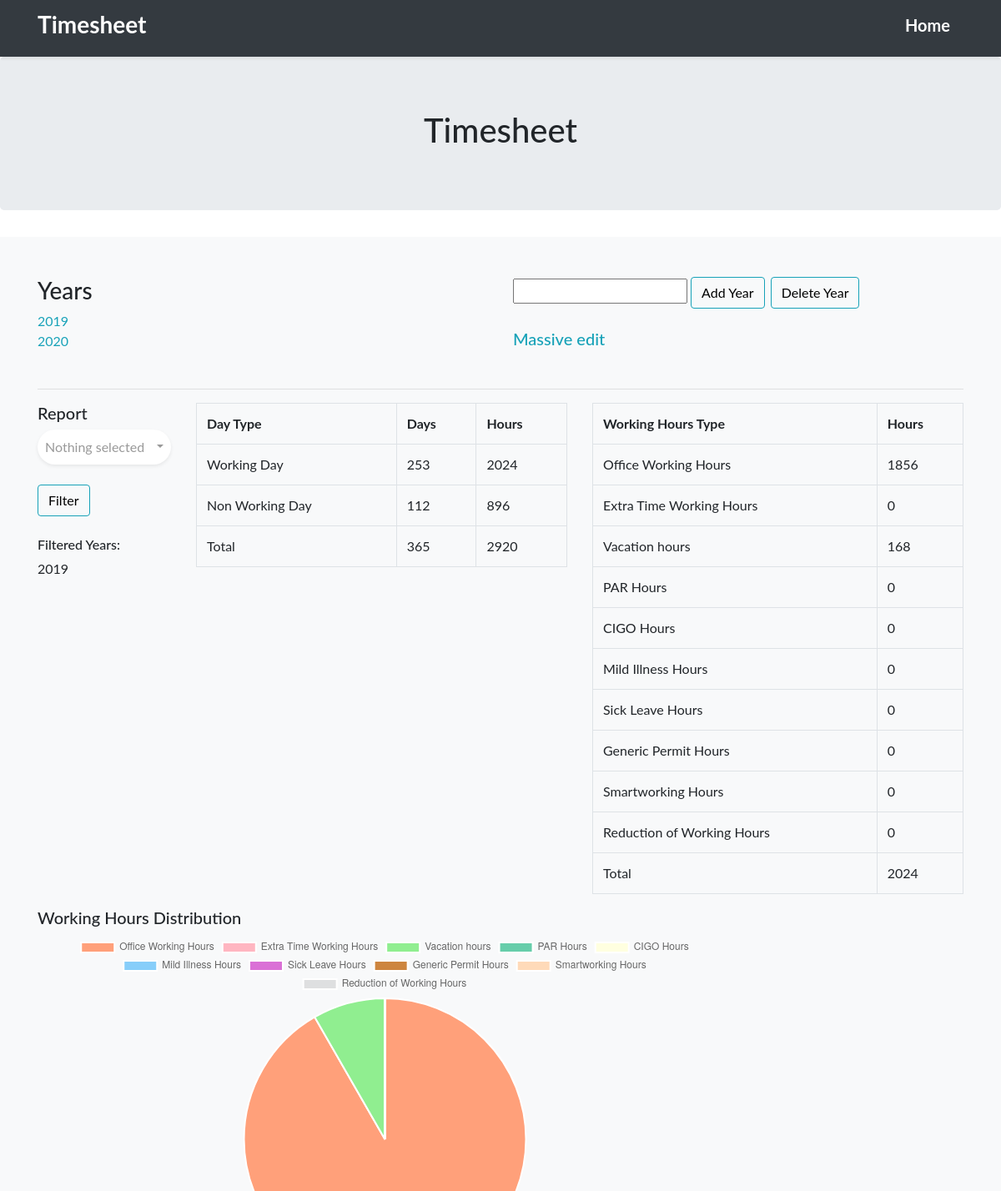
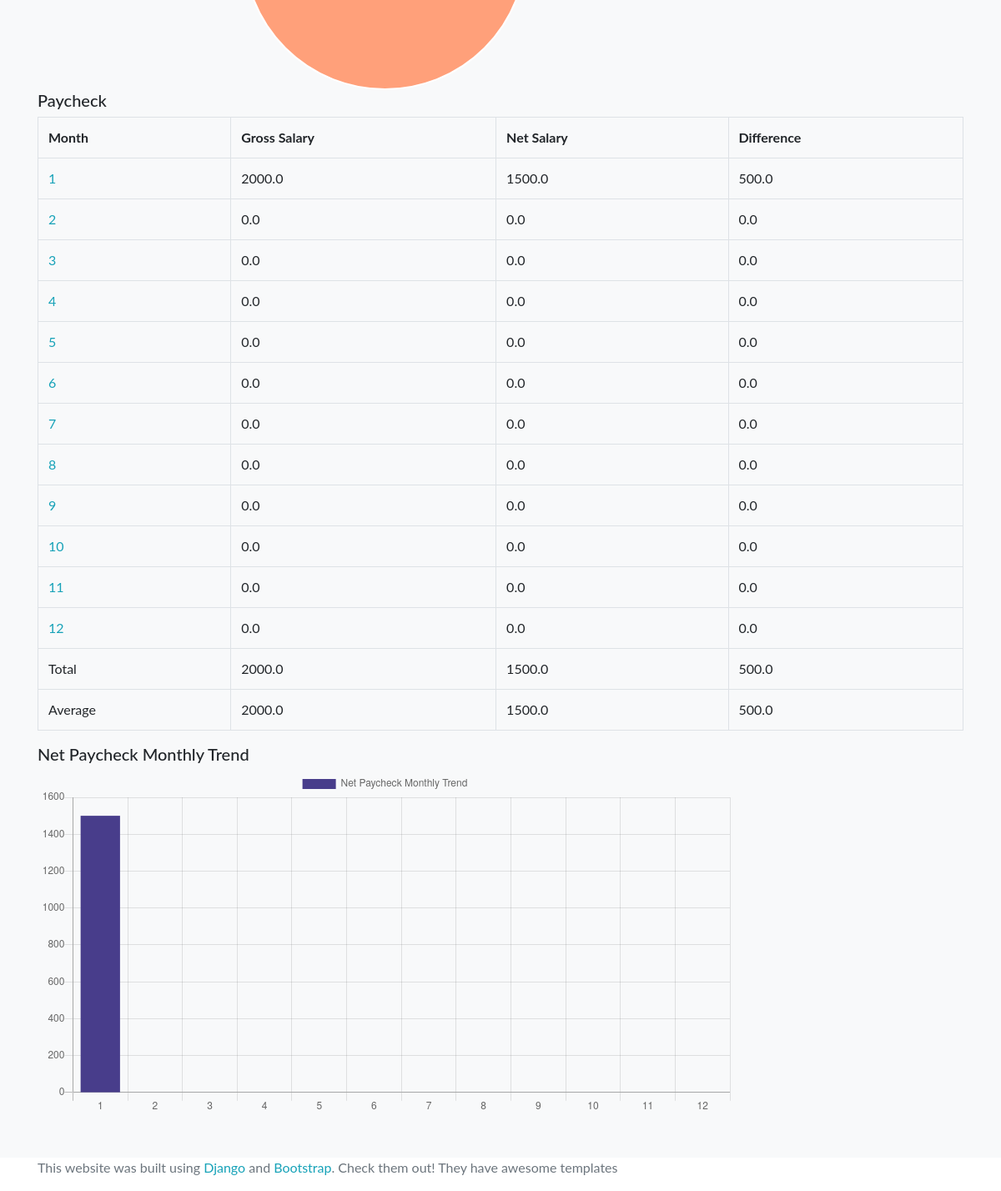
The page / on the database its author committed (2 pictures, top to bottom).
### timesheet/models.py (models this page shows, shortened)
class Paycheck(models.Model):
    date = models.DateField() # models.ForeignKey(TimesheetDay, on_delete = models.CASCADE)
    gross_salary = models.FloatField(default = 0.0, validators = [MinValueValidator(0.0), MaxValueValidator(9999.99)])
    net_salary = models.FloatField(default = 0.0, validators = [MinValueValidator(0.0), MaxValueValidator(9999.99)])
    payslip = models.FileField(upload_to = 'timesheet/paycheck/payslips/', null = True, blank = True)
    @property
    def difference_gross_net_salary(self):
        return round(self.gross_salary - self.net_salary, 2)

### timesheet/views.py (the view, shortened to what this page needs)
# urls.py: path('',  timesheet.views.timesheet, name = 'home'),
def timesheet(request):
    years = get_years_from_timesheetdays()
    if len(years) > 0:
        if datetime.now().year in years:
            filter_year = [(datetime.now().year)]
        else:
            filter_year = [(years[0])]
    else:
        filter_year = []
    years = get_years_from_timesheetdays()
    day_data = get_day_data(filter_year)
    hour_data = get_hour_data(filter_year)
    paycheck_data = get_paycheck_data(filter_year)
    hour_data_labels = list(hour_data.keys())[:-1] # remove last element wich is the Total
    hour_data_data = [hour_data[k] for k in hour_data.keys()][:-1] # remove last element wich is the Total
    paycheck_data_labels = []
    paycheck_data_data = []
    for k in paycheck_data.keys():
        _, month, gross, net, diff = paycheck_data[k]
        paycheck_data_labels.append(month)
        paycheck_data_data.append(net)
    paycheck_data_labels = paycheck_data_labels[:-2]
    paycheck_data_data = paycheck_data_data[:-2]
    return render(request, template_name = 'timesheet/timesheet.html', context = {'filter_year':filter_year, 'years':years, 'day_data':day_data, 'hour_data':hour_data, 'paycheck_data':paycheck_data, 'hour_data_labels': json.dumps(hour_data_labels), 'hour_data_data': json.dumps(hour_data_data), 'paycheck_data_labels': json.dumps(paycheck_data_labels), 'paycheck_data_data': json.dumps(paycheck_data_data),})

### timesheet/models.py (called while the page is built)
    def is_working_day(self):
        if self.day_type == 'WOD':
            return True
        else:
            return False

    def get_year(self):
        return self.date.year

### timesheet/views.py (called while the page is built)
def get_years_from_timesheetdays():
    timesheetdays = TimesheetDay.objects.all()
    years = []
    for timesheetday in timesheetdays:
        years.append(timesheetday.get_year())
    return list(set(years))

def get_day_data(filter_year):
    day_data = dict()
    timesheetdays = TimesheetDay.objects.filter(date__year__in = filter_year)
    count_working_day = 0
    count_non_working_day = 0
    for timesheetday in timesheetdays:
        if timesheetday.is_working_day() == True:
            count_working_day += 1
        else:
            count_non_working_day += 1
    day_data['Working Day'] = (count_working_day, count_working_day * 8)
    day_data['Non Working Day'] = (count_non_working_day, count_non_working_day * 8)
    day_data['Total'] = (count_working_day + count_non_working_day, (count_working_day + count_non_working_day) * 8)
    return day_data

### timesheet/templates/timesheet/timesheet.html (shortened to what this page needs)
{% extends "home/home.html" %}
{% block content %}
  <section class="jumbotron text-center">
    <div class="container">
      <h1>Timesheet</h1>
    </div>
  </section>
  <div class="album py-5 bg-light">
    <div class="container">
      <div class="text-left">
        <div class="row">
          <div class="col-sm-6">
            <h3>Years</h3>
            {% for year in years %}
              <a href="{% url 'year' %}?year={{ year }}">{{ year }}</a><br>
            {% endfor %}
          </div>
          <div class="col-sm-6">
            <form method="post" action="" role="form" novalidate>
              <input type="number" name="year-input-add-delete">
              <input type="submit" name="year-button-add" class="btn btn-info btn-send" value="Add Year">
              <input type="submit" name="year-button-delete" class="btn btn-info btn-send" value="Delete Year">
            </form>
            <br>
            <h5><a href="{% url 'massive_edit' %}">Massive edit</a></h5><br>
          </div>
        </div>
        <hr>
        <div class="row">
          <div class="col-sm-2">
            <h5>Report</h5>
            <form method="post" action="" role="form" novalidate>
                <br><br>
              <input type="submit" name="year-button-filter" class="btn btn-info btn-send" value="Filter">
            </form>
            <br>
            <h6>Filtered Years:</h6>
            {% for year in filter_year %}
              <h7>{{ year }}<h7>
            {% endfor %}
          </div>
          <div class="col-sm-5">
            <table class="table table-bordered">
              <tr>
                <th>Day Type</th>
                <th>Days</th>
                <th>Hours</th>
              </tr>
              {% for key, value in day_data.items %}
                <tr>
                  <td>{{ key }}</td>
                  <td>{{ value.0 }}</td>
                  <td>{{ value.1 }}</td>
                </tr>
              {% endfor %}
            </table>
          </div>
          <div class="col-sm-5">
            <table class="table table-bordered">
              <tr>
                <th>Working Hours Type</th>
                <th>Hours</th>
              </tr>
              {% for key, value in hour_data.items %}
                <tr>
                  <td>{{ key }}</td>
                  <td>{{ value }}</td>
                </tr>
              {% endfor %}
            </table>
          </div>
        </div>
        <div class="row">
          <div class="col-sm-12">
            <h5>Working Hours Distribution</h5>
            <div id="container" style="width: 75%;">
              <canvas id="pie-chart"></canvas>
            </div>
            <script type="text/javascript">
              var pie_chart_config = {
                type: 'pie',
                data: {
                  datasets: [{
                    data: {{ hour_data_data|safe }},
                    backgroundColor: [
                      'LightSalmon', 'LightPink', 'LightGreen', 'MediumAquaMarine', 'LightYellow', 'LightSkyBlue', 'Orchid', 'Peru', 'PeachPuff'
                    ],
                    label: 'Working Hours Distribution'
                  }],
                  labels: {{ hour_data_labels|safe }}
                },
                options: {
                  responsive: true
                }
              };
              // window.onload = function() {
              //   var ctx = document.getElementById('pie-chart').getContext('2d');
              //   window.myPie = new Chart(ctx, pie_chart_config);
              // };
            </script>
          </div>
        </div>
        <div class="row">
          <div class="col-sm-12">
              <h5>Paycheck</h5>
              <table class="table table-bordered">
                <tr>
                  <th>Month</th>
                  <th>Gross Salary</th>
                  <th>Net Salary</th>
                  <th>Difference</th>
                </tr>
                {% for key, value in paycheck_data.items %}
                  <tr>
                    {% if value.0 == 0  %}
                      <td><a href="/paycheck/edit/{{ key }}">{{ value.1 }}</a></td>
                    {% else %}
                      <td>{{ key }}</td>
                    {% endif %}
                    <td>{{ value.2 }}</td>
                    <td>{{ value.3 }}</td>
                    <td>{{ value.4 }}</td>
                  </tr>
                {% endfor %}
              </table>
          </div>
        </div>
        <div class="row">
          <div class="col-sm-12">
            <h5>Net Paycheck Monthly Trend</h5>
            <div id="container" style="width: 75%;">
              <canvas id="bar-chart"></canvas>
            </div>
            <script type="text/javascript">
              var bar_chart_config = {
                type: 'bar',
                data: {
                  datasets: [{
                    data: {{ paycheck_data_data|safe }},
                    backgroundColor: 'DarkSlateBlue',
                    label: 'Net Paycheck Monthly Trend'
                  }],
                  labels: {{ paycheck_data_labels|safe }}
                },
                options: {
                  responsive: true
                }
              };
              window.onload = function() {
                window.myPie = new Chart(document.getElementById('pie-chart').getContext('2d'), pie_chart_config);
                window.myBar = new Chart(document.getElementById('bar-chart').getContext('2d'), bar_chart_config);
              };
            </script>
          </div>
        </div>
      </div>
    </div>
  </div>
{% endblock %}

### timesheet/static/timesheet/css/styles.css (style rules this page uses)
body { font-family: "ptsans", "Lato", "Helvetica Neue", Helvetica, Arial, sans-serif; }
.btn { outline: none; color: black; background-color: transparent; box-shadow: 0 0 0 0; margin-right: 3px; }
a { color: #17a2b8; }

### rows shown on the page
Paycheck: gross_salary "2000.0", net_salary "1500.0"
Paycheck: gross_salary "0.0", net_salary "0.0"
Paycheck: gross_salary "0.0", net_salary "0.0"
Paycheck: gross_salary "0.0", net_salary "0.0"
Paycheck: gross_salary "0.0", net_salary "0.0"
Paycheck: gross_salary "0.0", net_salary "0.0"
Paycheck: gross_salary "0.0", net_salary "0.0"
Paycheck: gross_salary "0.0", net_salary "0.0"
Paycheck: gross_salary "0.0", net_salary "0.0"
Paycheck: gross_salary "0.0", net_salary "0.0"
Paycheck: gross_salary "0.0", net_salary "0.0"
Paycheck: gross_salary "0.0", net_salary "0.0"

### other values the page prints
{{ year }} "2019" "2020"
{{ year }} "2019"
{{ key }} "Working Day" "Non Working Day" "Total"
{{ value.0 }} "253" "112" "365"
{{ value.1 }} "2024" "896" "2920"
{{ key }} "Office Working Hours" "Extra Time Working Hours" "Vacation hours" "PAR Hours" "CIGO Hours" "Mild Illness Hours" "Sick Leave Hours" "Generic Permit Hours" "Smartworking Hours" "Reduction of Working Hours" "Total"
{{ value }} "1856" "0" "168" "0" "0" "0" "0" "0" "0" "0" "2024"
{{ value.1 }} "1" "2" "3" "4" "5" "6" "7" "8" "9" "10" "11" "12"
{{ value.4 }} "500.0" "0.0" "0.0" "0.0" "0.0" "0.0" "0.0" "0.0" "0.0" "0.0" "0.0" "0.0" "500.0" "500.0"
{{ key }} "Total" "Average"
{{ value.2 }} "2000.0" "2000.0"
{{ value.3 }} "1500.0" "1500.0"
chart data {{ hour_data_data|safe }} [1856, 0, 168, 0, 0, 0, 0, 0, 0, 0]
chart data {{ paycheck_data_data|safe }} [1500.0, 0.0, 0.0, 0.0, 0.0, 0.0, 0.0, 0.0, 0.0, 0.0, 0.0, 0.0]
chart data {{ paycheck_data_labels|safe }} [1, 2, 3, 4, 5, 6, 7, 8, 9, 10, 11, 12]
